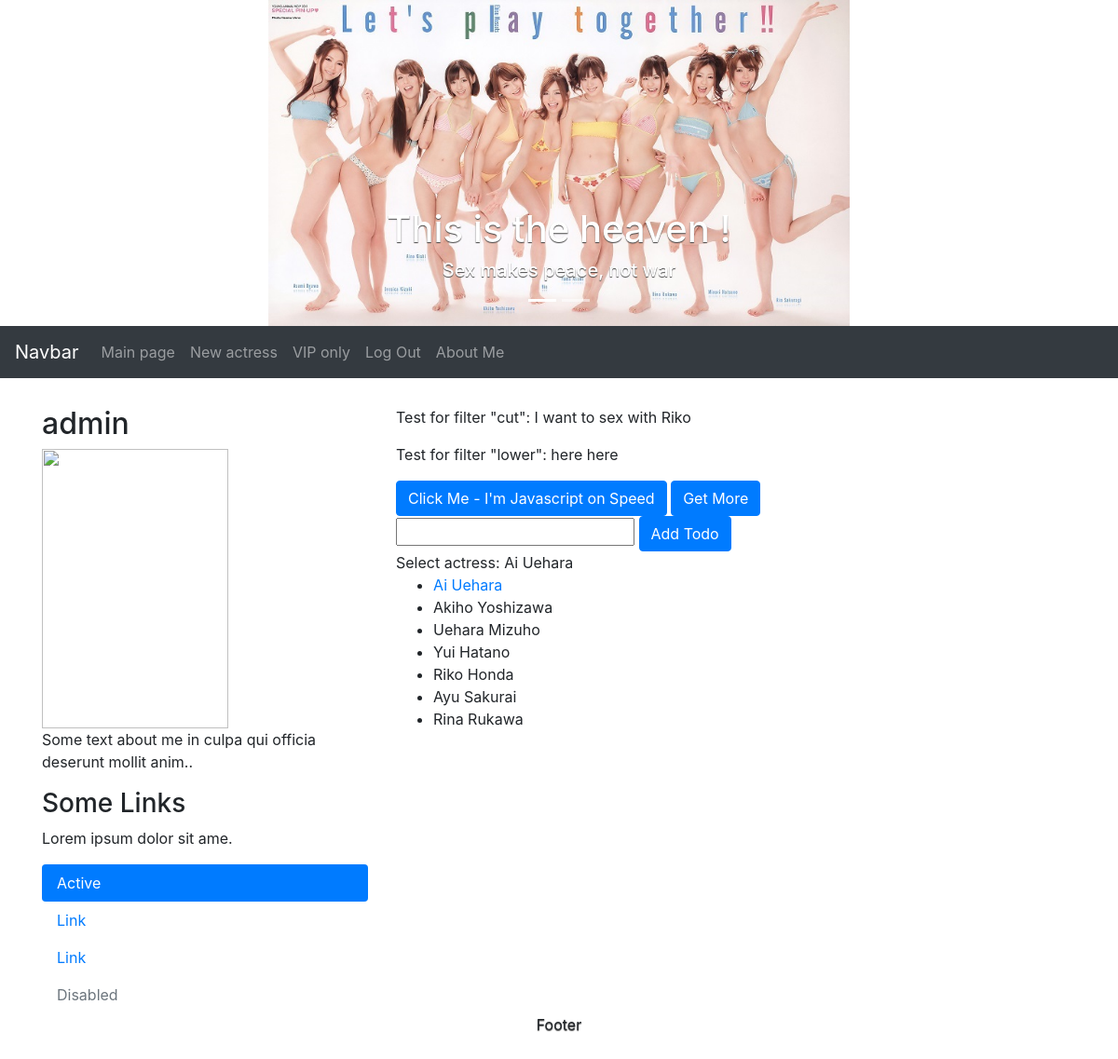
Screenshot of /jav/about (signed in) with the database file from the repository.
### jav/models.py (models this page shows, shortened)
class Actress(models.Model):
    name = models.CharField(max_length=128, unique=True)
    view = models.IntegerField(default=0)
    like = models.IntegerField(default=0)
    image = models.ImageField(upload_to='actress_images/', blank=True)
    slug = models.SlugField()

### jav/views.py (the view)
# urls.py: path('about', views.about, name='about'),
def about(request):
    return render(request, 'jav/about.html', {})

### jav/templatetags/jav_tags.py (called while the page is built)
@register.filter
def cut(value, arg):
    return value.replace(arg, '')

@register.filter
def lower(value):
    return value.lower()

@register.inclusion_tag('jav/all_actress_tag.html')
def show_actress(selected):
    actresses = Actress.objects.all()
    return {'actresses' : actresses, 'selected_actress': selected}

### jav/templates/jav/about.html (shortened to what this page needs)
{% extends 'base.html' %}
{% load jav_tags static %}
{% block body_block %}
<p>Test for filter "cut": {{ "I want to sex with Riko Ai"|cut:"Ai" }}</p>
<p>Test for filter "lower": {{ "HERE HERE" | lower }}</p>
<button id="about-btn" class="btn btn-primary"> Click Me - I'm Javascript on Speed</button>
<button id="get-more" class="btn btn-primary"> Get More</button>
<form method="POST" action="{% url 'add_todo' %}">
    <input id="item" type="text" />
    <button id="add-todo" class="btn btn-primary"> Add Todo</button>
</form>
{% show_actress selected="Ai Uehara" %}
{% endblock %}

### jav/templates/base.html (shortened to what this page needs)
{% load static %}
<!DOCTYPE html>
<html lang="en">
<head>
  <link rel="stylesheet" href="https://maxcdn.bootstrapcdn.com/bootstrap/4.1.0/css/bootstrap.min.css">
</head>
<body>
<div class="jumbotron text-center" style="margin-bottom:0">
    <div id="demo" class="carousel slide carousel-fade" data-ride="carousel" data-interval=1000 >
        <ul class="carousel-indicators">
            <li data-target="#demo" data-slide-to="0" class="active"></li>
            <li data-target="#demo" data-slide-to="1"></li>
        </ul>
        <div class="carousel-inner">
            <div class="carousel-item active">
                <img src="{% static '/jav/images/slide-1.jpg' %}" alt="Los Angeles">
                <div class="carousel-caption d-none d-md-block">
                    <h1> This is the heaven !</h1>
                    <h5> Sex makes peace, not war </h5>
                </div>
            </div>
        </div>
        <a class="carousel-control-prev" href="#demo" data-slide="prev">
            <span class="carousel-control-prev-icon"></span>
        </a>
        <a class="carousel-control-next" href="#demo" data-slide="next">
            <span class="carousel-control-next-icon"></span>
        </a>
    </div>
</div>
<nav class="navbar navbar-expand-sm bg-dark navbar-dark">
  <a class="navbar-brand" href="#">Navbar</a>
  <div class="collapse navbar-collapse" id="collapsibleNavbar">
    <ul class="navbar-nav">
        <li class="nav-item"><a class="nav-link" href="{% url 'index' %}"> Main page </a></li>
        {% if user.is_authenticated %}
        <li class="nav-item"><a class="nav-link" href="{% url 'add-actress' %}"> New actress </a></li>
        <li class="nav-item"><a class="nav-link" href="{% url 'restricted-site' %}"> VIP only </a></li>
        <li class="nav-item"><a class="nav-link" href="{% url 'user-logout' %}?next=/jav/"> Log Out </a></li>
        {% else %}
        <li class="nav-item"><a class="nav-link" href="{% url 'user-register' %}"> Register </a></li>
        <li class="nav-item"><a class="nav-link" href="{% url 'user-login' %}"> Log In </a></li>
        {% endif %}
        <li class="nav-item"><a class="nav-link" href="{% url 'about' %}"> About Me</a></li>
    </ul>
  </div>
</nav>
<div class="container" style="margin-top:30px">
  <div class="row">
    <div class="col-sm-4">
      {% if user.is_authenticated %}
      <h2>{{ user.username }}</h2>
      <img src="/jav{{ request.session.avatar_url }}" width="200px" height="300px" />
      {% else %}
      <h2>Guest</h2>
      <div class="fakeimg">Fake Image</div>
      {% endif %}
      <p>Some text about me in culpa qui officia deserunt mollit anim..</p>
      <h3>Some Links</h3>
      <p>Lorem ipsum dolor sit ame.</p>
      <ul class="nav nav-pills flex-column">
        <li class="nav-item">
          <a class="nav-link active" href="#">Active</a>
        </li>
        <li class="nav-item">
          <a class="nav-link" href="#">Link</a>
        </li>
        <li class="nav-item">
          <a class="nav-link" href="#">Link</a>
        </li>
        <li class="nav-item">
          <a class="nav-link disabled" href="#">Disabled</a>
        </li>
      </ul>
    </div>
    <div class="col-sm-8">
      {% block body_block %}
      {% endblock %}
    </div>
  </div>
</div>
<div class="jumbotron text-center" style="margin-bottom:0">
  <p>Footer</p>
</div>
</body>
</html>

### jav/templates/jav/all_actress_tag.html
{% if actresses %}
    <div> Select actress: {{ selected_actress }}</div>
    <ul>
    {% for actress in actresses %}
        {% if actress.name == selected_actress %}
        <li><a href="{% url 'actress-detail' actress.slug %}">{{ actress.name }}</a></li>
        {% else %}
        <li class> {{ actress.name }} </li>
        {% endif %}
    {% endfor %}
    </ul>
{% else %}
    <p> Nothing ! </p>
{% endif %}

### rows the page displays
Actress: name "Ai Uehara"
Actress: name "Akiho Yoshizawa"
Actress: name "Uehara Mizuho"
Actress: name "Yui Hatano"
Actress: name "Riko Honda"
Actress: name "Ayu Sakurai"
Actress: name "Rina Rukawa"

### other values shown
{{ user.username }} "admin"
{{ "I want to sex with Riko Ai"|cut:"Ai" }} "I want to sex with Riko"
{{ "HERE HERE" | lower }} "here here"
